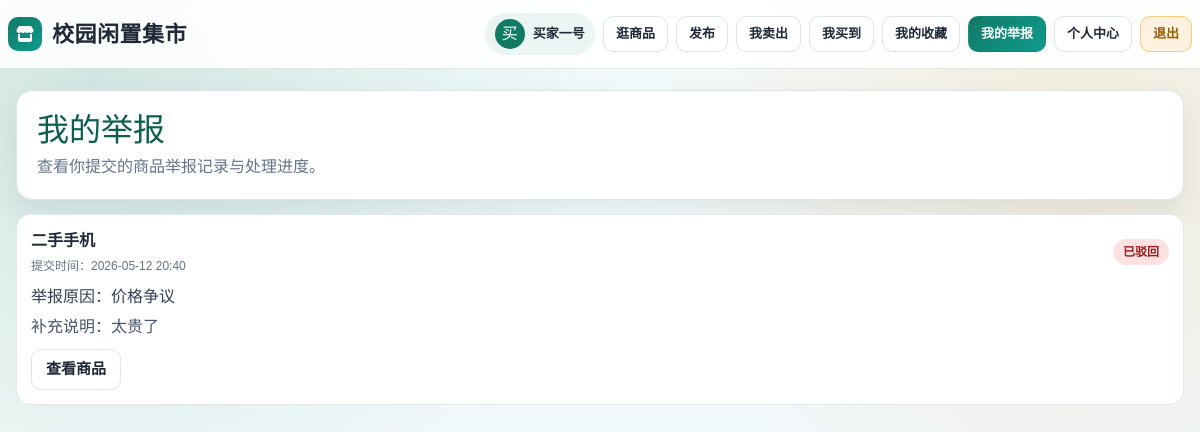
The page /reports/my/ (signed in) on the database its author committed.
### core/models.py (models this page shows, shortened)
class UserProfile(models.Model):
    user = models.OneToOneField('auth.User', on_delete=models.CASCADE, verbose_name='关联用户')
    nickname = models.CharField(max_length=50, null=True, blank=True, verbose_name='昵称')
    mobile = models.CharField(max_length=11, unique=True, verbose_name='手机号')
    avatar = models.ImageField(upload_to='avatar/', null=True, blank=True, verbose_name='头像')
    school = models.CharField(max_length=50, null=True, blank=True, verbose_name='学校')
    create_time = models.DateTimeField(auto_now_add=True, verbose_name='创建时间')
    class Meta:
        verbose_name = '用户扩展'
        verbose_name_plural = verbose_name

class GoodsReport(models.Model):
    STATUS_PENDING = 0
    STATUS_APPROVED = 1
    STATUS_REJECTED = 2
    STATUS_CHOICES = (
        (STATUS_PENDING, '待处理'),
        (STATUS_APPROVED, '已处理'),
        (STATUS_REJECTED, '已驳回'),
    )
    REASON_QUALITY = 'quality_issue'
    REASON_FAKE = 'fake_or_fraud'
    REASON_PRICE = 'price_dispute'
    REASON_ILLEGAL = 'illegal_content'
    REASON_OTHER = 'other'
    REASON_CHOICES = (
        (REASON_QUALITY, '商品描述不符/质量问题'),
        (REASON_FAKE, '疑似虚假信息/欺诈'),
        (REASON_PRICE, '价格争议'),
        (REASON_ILLEGAL, '违规内容'),
        (REASON_OTHER, '其他'),
    )
    reporter = models.ForeignKey('auth.User', on_delete=models.CASCADE, related_name='goods_reports', verbose_name='举报人')
    goods = models.ForeignKey(Goods, on_delete=models.CASCADE, related_name='reports', verbose_name='被举报商品')
    reason = models.CharField(max_length=32, choices=REASON_CHOICES, verbose_name='举报原因')
    detail = models.TextField(blank=True, null=True, verbose_name='补充说明')
    status = models.IntegerField(choices=STATUS_CHOICES, default=STATUS_PENDING, verbose_name='处理状态')
    admin_reply = models.TextField(blank=True, null=True, verbose_name='处理备注')
    create_time = models.DateTimeField(auto_now_add=True, verbose_name='举报时间')
    handle_time = models.DateTimeField(blank=True, null=True, verbose_name='处理时间')
    class Meta:
        verbose_name = '商品举报'
        verbose_name_plural = verbose_name
        ordering = ['-create_time']

class Goods(models.Model):
    STATUS_CHOICES = (
        (0, '待上架'),
        (1, '在售'),
        (2, '已售出'),
    )
    title = models.CharField(max_length=100, verbose_name='商品标题')
    price = models.DecimalField(max_digits=10, decimal_places=2, verbose_name='商品价格')
    desc = models.TextField(verbose_name='商品描述')
    image = models.ImageField(upload_to='goods/', null=True, blank=True, verbose_name='商品图片')
    category = models.ForeignKey(Category, on_delete=models.CASCADE, verbose_name='所属分类')
    seller = models.ForeignKey('auth.User', on_delete=models.CASCADE, verbose_name='卖家')
    status = models.IntegerField(choices=STATUS_CHOICES, default=1, verbose_name='商品状态')
    stock = models.PositiveIntegerField(default=1, verbose_name='库存')
    is_sold = models.BooleanField(default=False, verbose_name='已售出')
    ai_description = models.TextField(null=True, blank=True, verbose_name='AI生成描述')
    ai_price_suggestion = models.DecimalField(max_digits=10, decimal_places=2, null=True, blank=True, verbose_name='AI价格建议')
    create_time = models.DateTimeField(auto_now_add=True, verbose_name='创建时间')
    class Meta:
        verbose_name = '二手商品'
        verbose_name_plural = verbose_name

### core/views.py (the view)
# urls.py: path('reports/my/', views.my_reports, name='my_reports'),
@login_required(login_url='core:login')
def my_reports(request):
    reports = GoodsReport.objects.filter(reporter=request.user).select_related('goods').order_by('-create_time')
    return render(request, 'core/my_reports.html', {'reports': reports})

### core/templates/core/my_reports.html (shortened to what this page needs)
{% extends 'core/base.html' %}
{% block container_class %}order-list-container{% endblock %}
{% block content %}
<div class="report-header">
    <h2 style="margin:0 0 6px;color:#0c5f4e;">我的举报</h2>
    <p style="margin:0;color:#64748b;">查看你提交的商品举报记录与处理进度。</p>
</div>
{% if reports %}
    {% for report in reports %}
    <div class="report-card">
        <div style="display:flex; justify-content:space-between; gap:12px; align-items:center; flex-wrap:wrap;">
            <div>
                <div style="font-size:16px; font-weight:700;">{{ report.goods.title }}</div>
                <div style="font-size:12px; color:#64748b; margin-top:4px;">提交时间：{{ report.create_time|date:'Y-m-d H:i' }}</div>
            </div>
            <div>
                <span class="report-status st-{{ report.status }}">{{ report.get_status_display }}</span>
            </div>
        </div>
        <div style="margin-top:10px; color:#334155;">举报原因：{{ report.get_reason_display }}</div>
        {% if report.detail %}
        <div style="margin-top:6px; color:#475569;">补充说明：{{ report.detail }}</div>
        {% endif %}
        <div style="margin-top:10px;">
            <a href="{% url 'core:goods_detail' goods_id=report.goods.id %}" class="btn btn-link" style="width:auto; padding:8px 14px;">查看商品</a>
        </div>
    </div>
    {% endfor %}
{% else %}
    <div class="empty-wrap">
        <p style="color:#64748b; margin-bottom:12px;">你还没有提交过举报</p>
        <a href="{% url 'core:goods_list' %}" class="btn" style="width:auto; padding:10px 18px;">浏览商品</a>
    </div>
{% endif %}
{% endblock %}

### core/templates/core/base.html (shortened to what this page needs)
<!DOCTYPE html>
<html lang="zh-CN">
<head>
    {% load static %}
    <link href="https://cdn.jsdelivr.net/npm/bootstrap@5.3.0/dist/css/bootstrap.min.css" rel="stylesheet">
    <link rel="stylesheet" href="https://cdnjs.cloudflare.com/ajax/libs/font-awesome/6.0.0/css/all.min.css">
</head>
<body>
    <nav id="siteHeader">
        <div class="nav-container">
            <a class="brand-link" href="{% url 'core:index' %}">
                <span class="brand-logo"><i class="fa-solid fa-store"></i></span>
                <span class="brand-title">校园闲置集市</span>
            </a>
            <div class="nav-right">
                {% url 'core:goods_list' as goods_list_url %}
                {% url 'core:goods_publish' as goods_publish_url %}
                {% url 'core:my_goods' as my_goods_url %}
                {% url 'core:order_list' as order_list_url %}
                {% url 'core:favorite_list' as favorite_list_url %}
                {% url 'core:my_reports' as my_reports_url %}
                {% url 'core:personal_center' as personal_center_url %}
                {% url 'core:logout' as logout_url %}
                {% url 'core:login' as login_url %}
                {% url 'core:register' as register_url %}
                {% if user.is_authenticated %}
                    <a href="{% url 'core:personal_center' %}" class="user-info-link">
                        {% if user.userprofile.avatar %}
                            <img src="{{ user.userprofile.avatar.url }}" alt="头像" class="user-avatar">
                        {% else %}
                            <span class="user-avatar" style="background:#117a65;color:#fff;display:flex;align-items:center;justify-content:center;">
                                {{ user.userprofile.nickname|default:user.username|slice:":1"|upper }}
                            </span>
                        {% endif %}
                        <span class="user-nickname">{{ user.userprofile.nickname|default:user.username }}</span>
                    </a>
                    <a href="{{ goods_list_url }}" class="nav-btn {% if request.path == goods_list_url %}nav-btn-primary{% endif %}">逛商品</a>
                    <a href="{{ goods_publish_url }}" class="nav-btn {% if request.path == goods_publish_url %}nav-btn-primary{% endif %}">发布</a>
                    <a href="{{ my_goods_url }}" class="nav-btn {% if request.path == my_goods_url %}nav-btn-primary{% endif %}">我卖出</a>
                    <a href="{{ order_list_url }}" class="nav-btn {% if request.path == order_list_url %}nav-btn-primary{% endif %}">我买到</a>
                    <a href="{{ favorite_list_url }}" class="nav-btn {% if request.path == favorite_list_url %}nav-btn-primary{% endif %}">我的收藏</a>
                    <a href="{{ my_reports_url }}" class="nav-btn {% if request.path == my_reports_url %}nav-btn-primary{% endif %}">我的举报</a>
                    <a href="{{ personal_center_url }}" class="nav-btn {% if request.path == personal_center_url %}nav-btn-primary{% endif %}">个人中心</a>
                    <a href="{{ logout_url }}" class="nav-btn nav-btn-secondary">退出</a>
                {% endif %}
            </div>
        </div>
    </nav>
    <main class="{% block container_class %}container{% endblock %}">
        {% block content %}{% endblock %}
    </main>
</body>
</html>

### core/templates/core/base.html (style rules this page uses)
:root { --bg-start: #f6fbf9; --bg-end: #eef7ff; --brand: #117a65; --brand-strong: #0c5f4e; --accent: #f59e0b; --text-main: #1f2937; --text-muted: #5b6678; --card: #ffffff; --line: #dce5ec; --shadow: 0 16px 40px rgba(15, 33, 52, 0.12); }
* { margin: 0; padding: 0; box-sizing: border-box; }
body { font-family: 'Noto Sans SC', sans-serif; color: var(--text-main); min-height: 100vh; padding: 90px 16px 24px; background: radial-gradient(circle at 8% 10%, rgba(17, 122, 101, 0.16), transparent 40%), radial-gradient(circle at 90% 20%, rgba(245, 158, 11, 0.14), transparent 35%), linear-gradient(135deg, var(--bg-start) 0%, var(--bg-end) 100%); }
#siteHeader { position: fixed; top: 0; left: 0; right: 0; z-index: 1000; border-bottom: 1px solid rgba(17, 122, 101, 0.14); background: rgba(255, 255, 255, 0.9); backdrop-filter: blur(10px); }
.nav-container { max-width: 1200px; margin: 0 auto; height: 68px; padding: 0 8px; display: flex; align-items: center; justify-content: space-between; gap: 10px; }
.brand-link { display: flex; align-items: center; gap: 10px; text-decoration: none; color: var(--text-main); font-weight: 700; }
.brand-logo { width: 34px; height: 34px; border-radius: 10px; background: linear-gradient(140deg, var(--brand), #0f9b8e); color: #fff; display: flex; align-items: center; justify-content: center; font-size: 16px; }
.brand-title { font-family: 'ZCOOL XiaoWei', serif; letter-spacing: 0.5px; font-size: 22px; }
.nav-right { display: flex; align-items: center; gap: 8px; flex-wrap: wrap; justify-content: flex-end; }
.user-info-link { display: inline-flex; align-items: center; gap: 8px; padding: 6px 10px; border-radius: 999px; text-decoration: none; color: var(--text-main); background: rgba(17, 122, 101, 0.08); }
.user-avatar { width: 30px; height: 30px; border-radius: 50%; object-fit: cover; border: 1px solid rgba(17, 122, 101, 0.2); }
.user-nickname { max-width: 96px; white-space: nowrap; overflow: hidden; text-overflow: ellipsis; font-size: 13px; font-weight: 600; }
.nav-btn { border: 1px solid var(--line); background: #fff; color: var(--text-main); text-decoration: none; border-radius: 10px; padding: 7px 12px; font-size: 13px; font-weight: 600; transition: all 0.2s ease; }
.nav-btn-primary { border-color: transparent; color: #fff; background: linear-gradient(135deg, var(--brand), #0f9b8e); }
.nav-btn-secondary { border-color: rgba(245, 158, 11, 0.45); background: rgba(245, 158, 11, 0.12); color: #9a5f00; }
.container, .index-container, .goods-list-container, .goods-detail-container, .order-list-container { width: min(1180px, 100%); margin: 0 auto; animation: riseIn 0.45s ease; }
.btn { width: 100%; border: none; border-radius: 10px; padding: 11px 14px; background: linear-gradient(135deg, var(--brand), #0f9b8e); color: #fff; font-size: 15px; font-weight: 700; cursor: pointer; text-decoration: none; display: inline-flex; align-items: center; justify-content: center; gap: 6px; transition: all 0.2s ease; }
.btn-link { background: #fff; border: 1px solid var(--line); color: var(--text-main); }

### core/templates/core/my_reports.html (style rules this page uses)
.report-header { background: #fff; border: 1px solid #dce5ec; border-radius: 16px; padding: 20px; margin-bottom: 14px; box-shadow: 0 12px 28px rgba(15, 33, 52, 0.08); }
.report-card { background: #fff; border: 1px solid #e2e8f0; border-radius: 14px; padding: 14px; margin-bottom: 10px; }
.report-status { display: inline-flex; align-items: center; border-radius: 999px; padding: 4px 10px; font-size: 12px; font-weight: 700; }
.st-2 { background: #fee2e2; color: #991b1b; }

### rows shown on the page
GoodsReport: goods "二手手机", create_time "2026-05-12 20:40", status "已驳回", reason "价格争议", detail "太贵了"

### other values the page prints
{{ user.userprofile.nickname|default:user.username|slice:":1"|upper }} "买"
{{ user.userprofile.nickname|default:user.username }} "买家一号"
